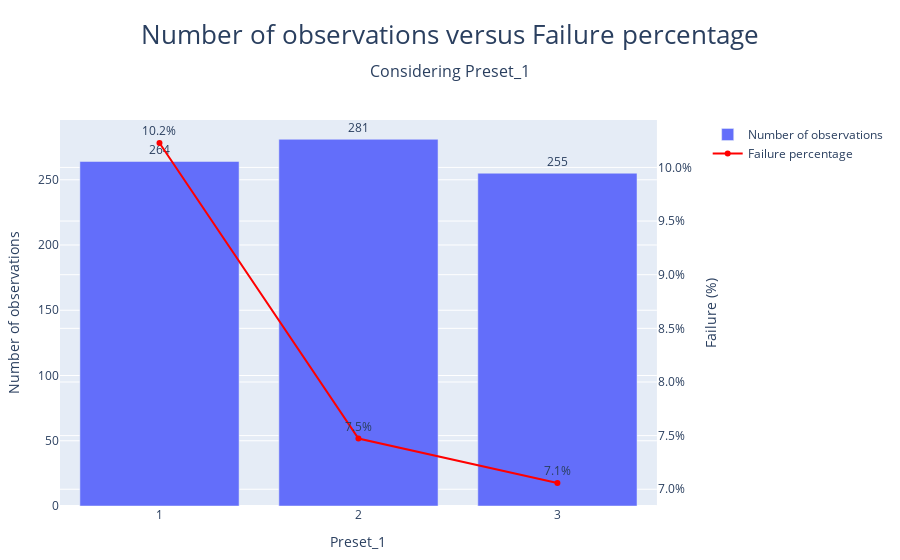
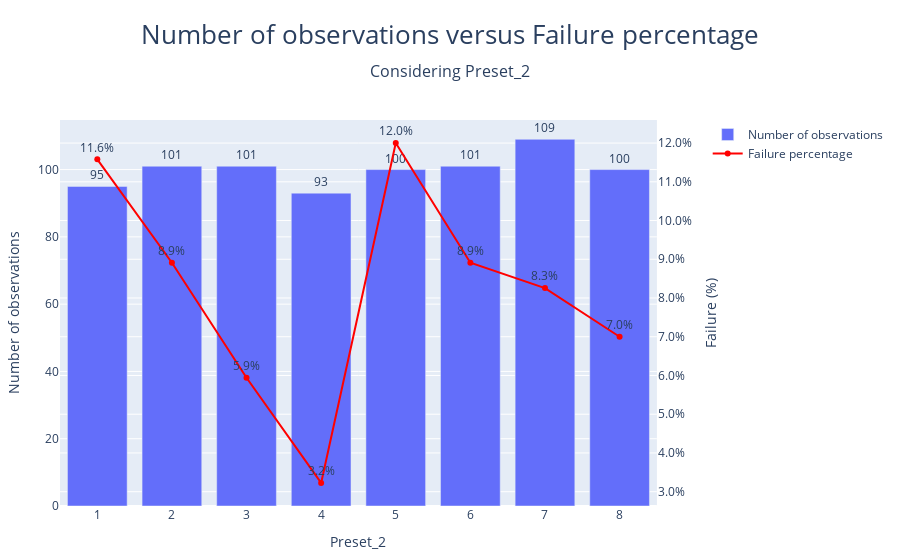
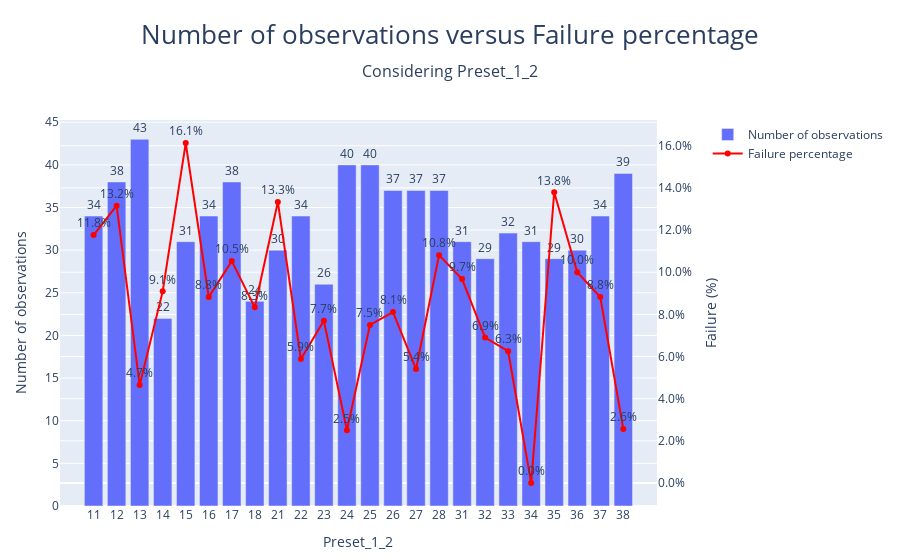
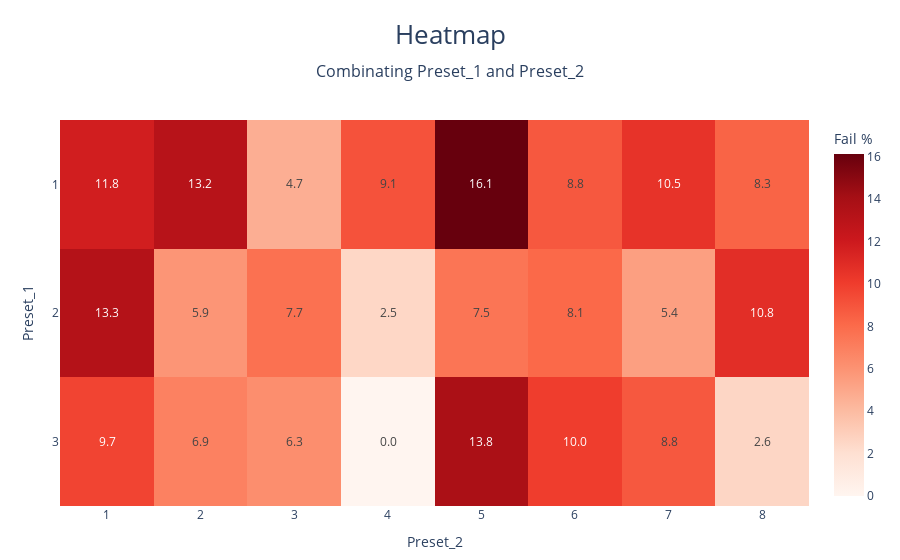

The notebook cell these images were saved under, in order:
### Code cell
failure_report(df, "Preset_1")
failure_report(df, "Preset_2")

aux_data = df.copy()
aux_data["Preset_1_2"] = df['Preset_1'].astype(str) + df['Preset_2'].astype(str)

failure_report(aux_data, "Preset_1_2")

heatmap_failure(df)

### Figure 1 — Plotly figure (JSON) as saved in the notebook; plotly's stock layout.template omitted (floating-point values rounded to 4 significant figures)
{"data": [{"name": "Number of observations", "text": [264.0, 281.0, 255.0], "textposition": "outside", "type": "bar", "x": ["1", "2", "3"], "xaxis": "x", "y": [264, 281, 255], "yaxis": "y"}, {"cliponaxis": false, "line": {"color": "red", "width": 2}, "mode": "lines+markers+text", "name": "Failure percentage", "text": [0.1023, 0.07473, 0.07059], "textposition": "top center", "texttemplate": "%{y:.1%}", "type": "scatter", "x": ["1", "2", "3"], "xaxis": "x", "y": [0.1023, 0.07473, 0.07059], "yaxis": "y2"}], "layout": {"margin": {"b": 50, "l": 60, "r": 40, "t": 120}, "title": {"font": {"size": 26}, "pad": {"b": 10, "t": 10}, "text": "Number of observations versus Failure percentage<br><span style='font-size:16px;'>Considering Preset_1</span>", "x": 0.5, "xanchor": "center", "y": 0.94, "yanchor": "top"}, "xaxis": {"anchor": "y", "domain": [0, 0.94], "title": {"text": "Preset_1"}}, "yaxis": {"anchor": "x", "domain": [0, 1], "title": {"text": "Number of observations"}}, "yaxis2": {"anchor": "x", "overlaying": "y", "side": "right", "tickformat": ".1%", "title": {"text": "Failure (%)"}}}}

### Figure 2 — Plotly figure (JSON) as saved in the notebook; plotly's stock layout.template omitted (floating-point values rounded to 4 significant figures)
{"data": [{"name": "Number of observations", "text": [95.0, 101.0, 101.0, 93.0, 100.0, 101.0, 109.0, 100.0], "textposition": "outside", "type": "bar", "x": ["1", "2", "3", "4", "5", "6", "7", "8"], "xaxis": "x", "y": [95, 101, 101, 93, 100, 101, 109, 100], "yaxis": "y"}, {"cliponaxis": false, "line": {"color": "red", "width": 2}, "mode": "lines+markers+text", "name": "Failure percentage", "text": [0.1158, 0.08911, 0.05941, 0.03226, 0.12, 0.08911, 0.08257, 0.07], "textposition": "top center", "texttemplate": "%{y:.1%}", "type": "scatter", "x": ["1", "2", "3", "4", "5", "6", "7", "8"], "xaxis": "x", "y": [0.1158, 0.08911, 0.05941, 0.03226, 0.12, 0.08911, 0.08257, 0.07], "yaxis": "y2"}], "layout": {"margin": {"b": 50, "l": 60, "r": 40, "t": 120}, "title": {"font": {"size": 26}, "pad": {"b": 10, "t": 10}, "text": "Number of observations versus Failure percentage<br><span style='font-size:16px;'>Considering Preset_2</span>", "x": 0.5, "xanchor": "center", "y": 0.94, "yanchor": "top"}, "xaxis": {"anchor": "y", "domain": [0, 0.94], "title": {"text": "Preset_2"}}, "yaxis": {"anchor": "x", "domain": [0, 1], "title": {"text": "Number of observations"}}, "yaxis2": {"anchor": "x", "overlaying": "y", "side": "right", "tickformat": ".1%", "title": {"text": "Failure (%)"}}}}

### Figure 3 — Plotly figure (JSON) as saved in the notebook; plotly's stock layout.template omitted (floating-point values rounded to 4 significant figures)
{"data": [{"name": "Number of observations", "text": [34.0, 38.0, 43.0, 22.0, 31.0, 34.0, 38.0, 24.0, 30.0, 34.0, 26.0, 40.0, 40.0, 37.0, 37.0, 37.0, 31.0, 29.0, 32.0, 31.0, 29.0, 30.0, 34.0, 39.0], "textposition": "outside", "type": "bar", "x": ["11", "12", "13", "14", "15", "16", "17", "18", "21", "22", "23", "24", "25", "26", "27", "28", "31", "32", "33", "34", "35", "36", "37", "38"], "xaxis": "x", "y": [34, 38, 43, 22, 31, 34, 38, 24, 30, 34, 26, 40, 40, 37, 37, 37, 31, 29, 32, 31, 29, 30, 34, 39], "yaxis": "y"}, {"cliponaxis": false, "line": {"color": "red", "width": 2}, "mode": "lines+markers+text", "name": "Failure percentage", "text": [0.1176, 0.1316, 0.04651, 0.09091, 0.1613, 0.08824, 0.1053, 0.08333, 0.1333, 0.05882, 0.07692, 0.025, 0.075, 0.08108, 0.05405, 0.1081, 0.09677, 0.06897, 0.0625, 0.0, 0.1379, 0.1, 0.08824, 0.02564], "textposition": "top center", "texttemplate": "%{y:.1%}", "type": "scatter", "x": ["11", "12", "13", "14", "15", "16", "17", "18", "21", "22", "23", "24", "25", "26", "27", "28", "31", "32", "33", "34", "35", "36", "37", "38"], "xaxis": "x", "y": [0.1176, 0.1316, 0.04651, 0.09091, 0.1613, 0.08824, 0.1053, 0.08333, 0.1333, 0.05882, 0.07692, 0.025, 0.075, 0.08108, 0.05405, 0.1081, 0.09677, 0.06897, 0.0625, 0.0, 0.1379, 0.1, 0.08824, 0.02564], "yaxis": "y2"}], "layout": {"margin": {"b": 50, "l": 60, "r": 40, "t": 120}, "title": {"font": {"size": 26}, "pad": {"b": 10, "t": 10}, "text": "Number of observations versus Failure percentage<br><span style='font-size:16px;'>Considering Preset_1_2</span>", "x": 0.5, "xanchor": "center", "y": 0.94, "yanchor": "top"}, "xaxis": {"anchor": "y", "domain": [0, 0.94], "title": {"text": "Preset_1_2"}}, "yaxis": {"anchor": "x", "domain": [0, 1], "title": {"text": "Number of observations"}}, "yaxis2": {"anchor": "x", "overlaying": "y", "side": "right", "tickformat": ".1%", "title": {"text": "Failure (%)"}}}}

### Figure 4 — Plotly figure (JSON) as saved in the notebook; plotly's stock layout.template omitted (floating-point values rounded to 4 significant figures)
{"data": [{"coloraxis": "coloraxis", "hovertemplate": "Preset_2: %{x}<br>Preset_1: %{y}<br>Fail %: %{z}<extra></extra>", "name": "0", "texttemplate": "%{z:.1f}", "type": "heatmap", "x": ["1", "2", "3", "4", "5", "6", "7", "8"], "xaxis": "x", "y": ["1", "2", "3"], "yaxis": "y", "z": [[11.76, 13.16, 4.651, 9.091, 16.13, 8.824, 10.53, 8.333], [13.33, 5.882, 7.692, 2.5, 7.5, 8.108, 5.405, 10.81], [9.677, 6.897, 6.25, 0.0, 13.79, 10.0, 8.824, 2.564]]}], "layout": {"coloraxis": {"colorbar": {"title": {"text": "Fail %"}}, "colorscale": [[0, "rgb(255,245,240)"], [0.125, "rgb(254,224,210)"], [0.25, "rgb(252,187,161)"], [0.375, "rgb(252,146,114)"], [0.5, "rgb(251,106,74)"], [0.625, "rgb(239,59,44)"], [0.75, "rgb(203,24,29)"], [0.875, "rgb(165,15,21)"], [1, "rgb(103,0,13)"]]}, "margin": {"b": 50, "l": 60, "r": 40, "t": 120}, "title": {"font": {"size": 26}, "pad": {"b": 10, "t": 10}, "text": "Heatmap<br><span style='font-size:16px;'>Combinating Preset_1 and Preset_2</span>", "x": 0.5, "xanchor": "center", "y": 0.94, "yanchor": "top"}, "xaxis": {"anchor": "y", "domain": [0, 1], "title": {"text": "Preset_2"}}, "yaxis": {"anchor": "x", "autorange": "reversed", "domain": [0, 1], "title": {"text": "Preset_1"}}}}
